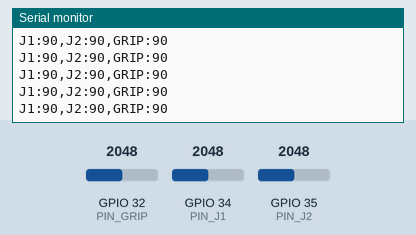
Bench run of a sketch on a simulated ESP32. On the bench: the last lines printed to the serial monitor. The test bench sets the inputs (shaded band); at power-on: GPIO 32 (PIN_GRIP) = 2048, GPIO 34 (PIN_J1) = 2048, GPIO 35 (PIN_J2) = 2048 (analog values on the 0–4095 scale).

Above: at 1.7 s.
1.8 s: GPIO 32 (PIN_GRIP) set to 2866
At 1.81 s:
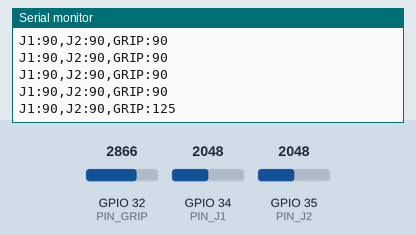
3.3 s: GPIO 34 (PIN_J1) set to 2866
At 3.31 s:
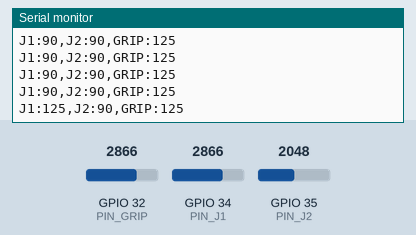
4.8 s: GPIO 35 (PIN_J2) set to 2866
At 4.81 s:
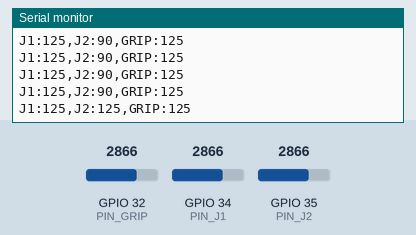
6.3 s: GPIO 32 (PIN_GRIP) set to 3603
At 6.31 s:
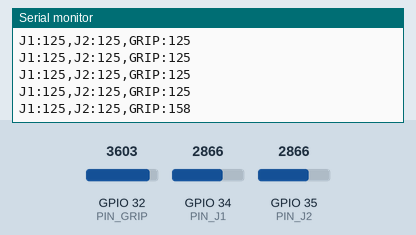
7.8 s: GPIO 34 (PIN_J1) set to 3603
At 7.81 s:
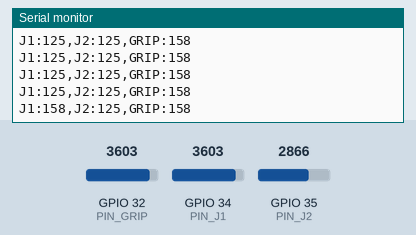
9.3 s: GPIO 35 (PIN_J2) set to 3603
At 9.31 s:
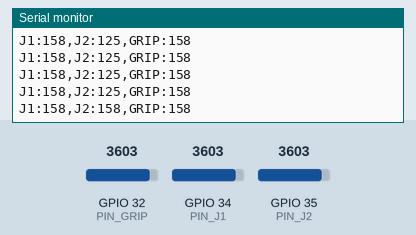
Timing chart, 0 to 11.8 s (numbered marks = the images above; inputs shaded):
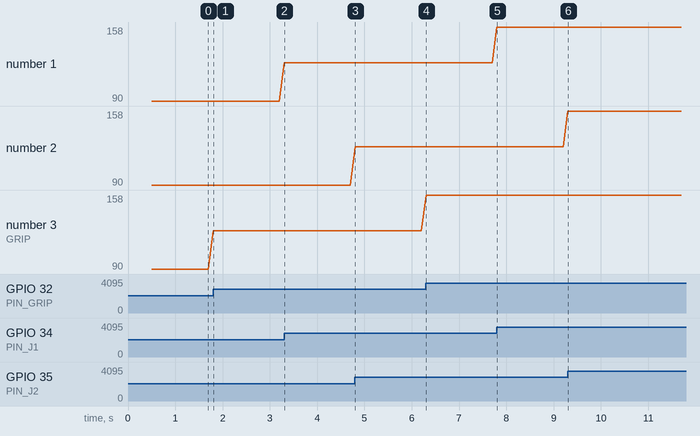

Measured:
- after the input at 1.8 s, the serial monitor: prints a new line at once (image 1)
- after the input at 3.3 s, the serial monitor: prints a new line at once (image 2)
- after the input at 4.8 s, the serial monitor: prints a new line at once (image 3)
- after the input at 6.3 s, the serial monitor: prints a new line at once (image 4)
- after the input at 7.8 s, the serial monitor: prints a new line at once (image 5)
- after the input at 9.3 s, the serial monitor: prints a new line at once (image 6)
- plotted number 3: 90 → 125 after the input at 1.8 s, 125 → 158 after the input at 6.3 s

The sketch:

esp32_sensores.ino
```cpp
/*
  ============================================================
  ESP32 - Lectura de sensores de ángulo (potenciómetros)
  Proyecto: Brazo robótico con pinza - U_Militar
  ============================================================

  Este código lee 3 potenciómetros conectados a pines ADC del
  ESP32. Cada potenciómetro simula un "sensor de grados" que
  indica la posición angular deseada para:

    - J1   -> joint_1   (rotación de la base)
    - J2   -> joint_2   (codo)
    - GRIP -> joint_gripper + joint_dedo_izq/der (apertura pinza)

  Los valores se envían por UART (Serial) en formato CSV cada
  100 ms, con el formato:

      J1:<grados>,J2:<grados>,GRIP:<grados>\n

  Ejemplo de línea enviada:
      J1:120,J2:80,GRIP:45

  El script en Python (control_pybullet.py) lee estas líneas
  desde el puerto serial y mueve el robot en PyBullet.

  CONEXIONES SUGERIDAS (ESP32):
    - Potenciómetro J1   -> GPIO 34 (ADC1_CH6)
    - Potenciómetro J2   -> GPIO 35 (ADC1_CH7)
    - Potenciómetro GRIP -> GPIO 32 (ADC1_CH4)
    - VCC potes -> 3.3V, GND potes -> GND
*/

#define PIN_J1   34
#define PIN_J2   35
#define PIN_GRIP 32

const int ADC_MAX = 4095;      // Resolución ADC del ESP32 (12 bits)
const int ANGULO_MIN = 0;      // Grados mínimos del potenciómetro
const int ANGULO_MAX = 180;    // Grados máximos del potenciómetro

const unsigned long INTERVALO_MS = 100; // Frecuencia de envío
unsigned long ultimoEnvio = 0;

void setup() {
  Serial.begin(115200);
  analogReadResolution(12); // Asegura resolución de 12 bits (0-4095)
  delay(500);
  Serial.println("ESP32 listo - enviando datos de sensores por UART");
}

void loop() {
  unsigned long ahora = millis();

  if (ahora - ultimoEnvio >= INTERVALO_MS) {
    ultimoEnvio = ahora;

    int lecturaJ1   = analogRead(PIN_J1);
    int lecturaJ2   = analogRead(PIN_J2);
    int lecturaGrip = analogRead(PIN_GRIP);

    int gradosJ1   = map(lecturaJ1,   0, ADC_MAX, ANGULO_MIN, ANGULO_MAX);
    int gradosJ2   = map(lecturaJ2,   0, ADC_MAX, ANGULO_MIN, ANGULO_MAX);
    int gradosGrip = map(lecturaGrip, 0, ADC_MAX, ANGULO_MIN, ANGULO_MAX);

    Serial.print("J1:");
    Serial.print(gradosJ1);
    Serial.print(",J2:");
    Serial.print(gradosJ2);
    Serial.print(",GRIP:");
    Serial.println(gradosGrip);
  }
}
```
